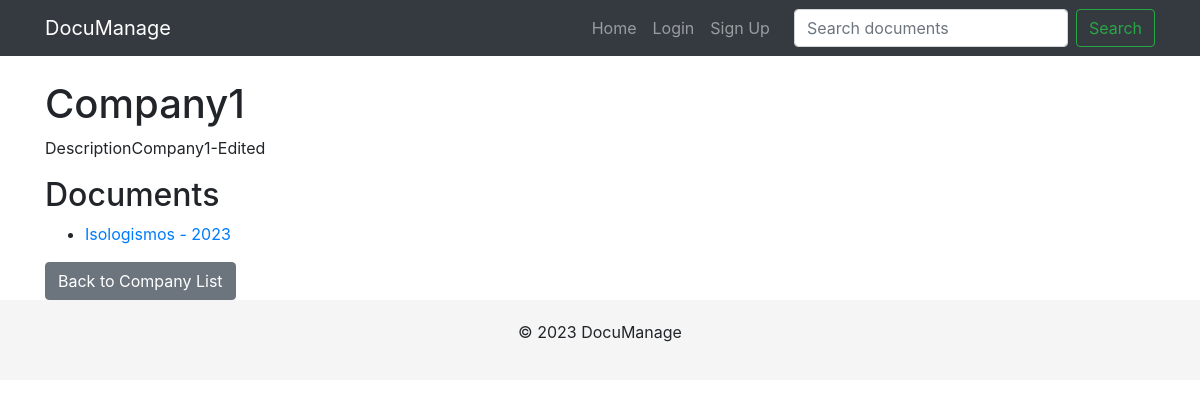
The page /company1/ on the database its author committed.
### documents/models.py (models this page shows, shortened)
class Company(models.Model):
    name = models.CharField(max_length=100)
    description = models.TextField(blank=True)
    logo = models.ImageField(upload_to='company_logos/', blank=True)
    slug = models.SlugField(unique=True, editable=False)  # Make slug not editable
    owner = models.ForeignKey(settings.AUTH_USER_MODEL, on_delete=models.CASCADE)

class Document(models.Model):
    title = models.CharField(max_length=100)
    company = models.ForeignKey(Company, on_delete=models.CASCADE)
    year = models.IntegerField()
    document = models.FileField(upload_to=document_upload_to)

### documents/views.py (the view)
# urls.py: path('<slug:company_slug>/', views.company_detail, name='company_detail'),
def company_detail(request, company_slug):
    company = get_object_or_404(Company, slug=company_slug)
    documents_by_year = Document.objects.filter(company=company).order_by('-year')
    return render(request, 'documents/company_detail.html', {'company': company, 'documents': documents_by_year})

### documents/templates/documents/company_detail.html (shortened to what this page needs)
{% extends "documents/base.html" %}
{% block content %}
    <h1>{{ company.name }}</h1>
    <p>{{ company.description }}</p>
    <h2>Documents</h2>
    <ul>
        {% for document in documents %}
            <li>
                <a href="{% url 'document_detail' company.slug document.year document.title %}">
                    {{ document.title }} - {{ document.year }}
                </a>
            </li>
        {% empty %}
            <li>No documents available.</li>
        {% endfor %}
    </ul>
    <a href="{% url 'company_list' %}" class="btn btn-secondary">Back to Company List</a>
{% endblock %}

### documents/templates/documents/base.html (style rules this page uses)
body { padding-top: 56px; }

### rows shown on the page
Company: name "Company1", description "DescriptionCompany1-Edited"
Document: title "Isologismos", year "2023"
